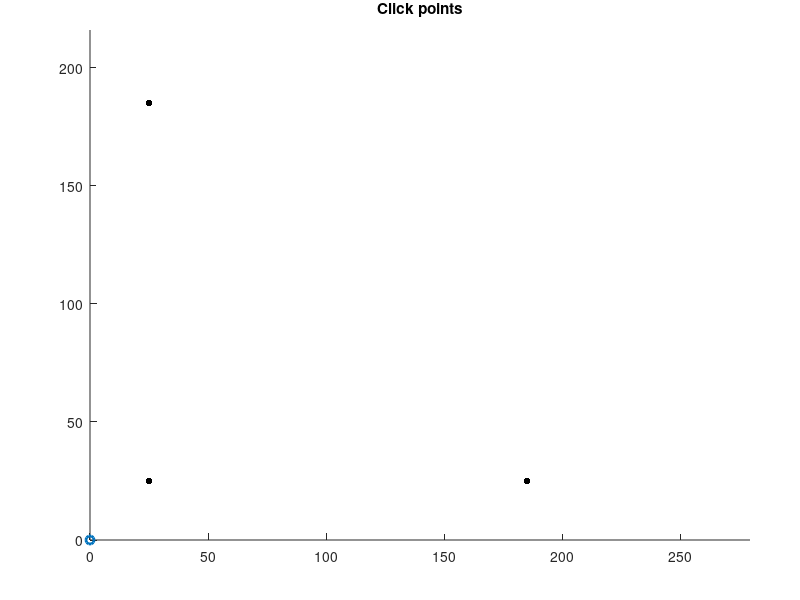

MATLAB code to generate this figure: (Note: this script raises an error after producing the figure.)
function X_t = drawOnTarget
% DRAWONTARGET creates a set of points associated with a target drawing.
%   X_t = DRAWONTARGET
%
%   Input(s)
%
%   Output(s)
%       X_t - 3xN array containing points associated with the drawing.
%
%   M. Kutzer, 05Oct2021, USNA

%% Create figure and axes
fig = figure('Name','drawOnTarget');
axs = axes('Parent',fig);
set(fig,'Units','Inches','Position',[1,1,11,8.5]);
daspect(axs,[1 1 1]);
set(axs,'Units','Normalized','Position',[0.1,0.1,0.85,0.85]);
hold(axs,'on');
xlim(axs,[0,11*25.4]);
ylim(axs,[0,8.5*25.4]);
zlim(axs,[-1,1]);

%% Plot target points
X_t = [...
    0, 160,   0;...
    0,   0, 160;...
    0,   0,   0];
X_o = [25; 25; 0];

phi = linspace(0,2*pi,101);
phi(end) = [];

r = (0.1/2)*25.4;
X_c(1,:) = r*cos(phi);
X_c(2,:) = r*sin(phi);
X_c(3,:) = 0;

for i = 1:3
    X_i = X_c + X_t(:,i) + X_o;
    ptc(i) = patch('Faces',1:100,'Vertices',X_i.','Parent',axs,...
        'FaceColor','k','EdgeColor','none');
end

%% Draw points
title(axs,'Click points');
X_t = [];
startNew = false;
plt = plot(axs,0,0,'o-','LineWidth',2);
while true
    axes(axs);
    [x,y,b] = ginput(1);
    switch b
        case 1
            % Add point
            if startNew
                X_t(:,end+1) = [x; y; 20];
                startNew = false;
            end
            X_t(:,end+1) = [x; y; 0];
        case 3
            % Start new drawing
            X_t(:,end+1) = [X_t(1:2,end); 20];
            startNew = true;
        case 2
            % End drawing
            break
    end
    set(plt,'XData',X_t(1,:),'YData',X_t(2,:),'ZData',X_t(3,:))
    drawnow;
end


end